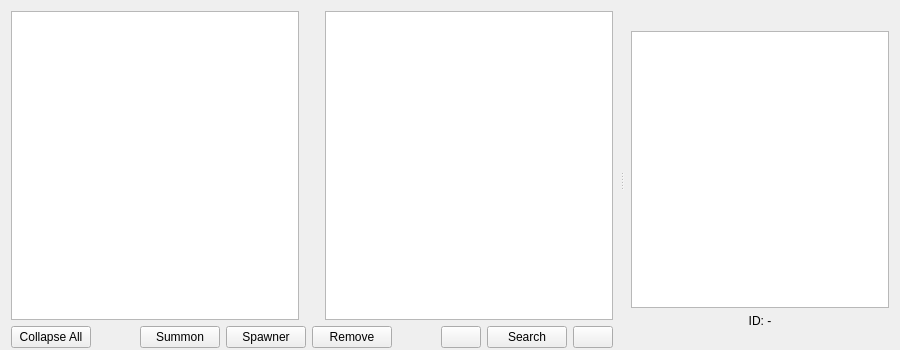
<?xml version="1.0" encoding="UTF-8"?>
<ui version="4.0">
 <class>MainTab_Chars</class>
 <widget class="QWidget" name="MainTab_Chars">
  <property name="geometry">
   <rect>
    <x>0</x>
    <y>0</y>
    <width>900</width>
    <height>350</height>
   </rect>
  </property>
  <property name="windowTitle">
   <string>Form</string>
  </property>
  <layout class="QHBoxLayout" name="horizontalLayout_2">
   <property name="spacing">
    <number>2</number>
   </property>
   <property name="bottomMargin">
    <number>2</number>
   </property>
   <item>
    <layout class="QHBoxLayout" name="horizontalLayout">
     <item>
      <widget class="QSplitter" name="splitter_img_lists">
       <property name="sizePolicy">
        <sizepolicy hsizetype="Expanding" vsizetype="Minimum">
         <horstretch>0</horstretch>
         <verstretch>0</verstretch>
        </sizepolicy>
       </property>
       <property name="orientation">
        <enum>Qt::Horizontal</enum>
       </property>
       <widget class="QWidget" name="layoutWidget_lists">
        <layout class="QGridLayout" name="gridLayout_lists" rowstretch="0,0" columnstretch="0,0,0,0">
         <item row="0" column="1">
          <spacer name="horizontalSpacer_lists">
           <property name="orientation">
            <enum>Qt::Horizontal</enum>
           </property>
           <property name="sizeType">
            <enum>QSizePolicy::Fixed</enum>
           </property>
           <property name="sizeHint" stdset="0">
            <size>
             <width>14</width>
             <height>20</height>
            </size>
           </property>
          </spacer>
         </item>
         <item row="1" column="0" colspan="3">
          <layout class="QHBoxLayout" name="horizontalLayout2_buttons">
           <item>
            <widget class="QPushButton" name="pushButton_collapseAll">
             <property name="sizePolicy">
              <sizepolicy hsizetype="Fixed" vsizetype="Fixed">
               <horstretch>0</horstretch>
               <verstretch>0</verstretch>
              </sizepolicy>
             </property>
             <property name="text">
              <string>Collapse All</string>
             </property>
            </widget>
           </item>
           <item>
            <spacer name="horizontalSpacer_4">
             <property name="orientation">
              <enum>Qt::Horizontal</enum>
             </property>
             <property name="sizeHint" stdset="0">
              <size>
               <width>40</width>
               <height>20</height>
              </size>
             </property>
            </spacer>
           </item>
           <item>
            <widget class="QPushButton" name="pushButton_summon">
             <property name="sizePolicy">
              <sizepolicy hsizetype="Fixed" vsizetype="Fixed">
               <horstretch>0</horstretch>
               <verstretch>0</verstretch>
              </sizepolicy>
             </property>
             <property name="text">
              <string>Summon</string>
             </property>
            </widget>
           </item>
           <item>
            <widget class="QPushButton" name="pushButton_spawner">
             <property name="text">
              <string>Spawner</string>
             </property>
            </widget>
           </item>
           <item>
            <widget class="QPushButton" name="pushButton_remove">
             <property name="sizePolicy">
              <sizepolicy hsizetype="Fixed" vsizetype="Fixed">
               <horstretch>0</horstretch>
               <verstretch>0</verstretch>
              </sizepolicy>
             </property>
             <property name="text">
              <string>Remove</string>
             </property>
            </widget>
           </item>
           <item>
            <spacer name="horizontalSpacer_3">
             <property name="orientation">
              <enum>Qt::Horizontal</enum>
             </property>
             <property name="sizeHint" stdset="0">
              <size>
               <width>40</width>
               <height>20</height>
              </size>
             </property>
            </spacer>
           </item>
           <item>
            <widget class="QPushButton" name="pushButton_search_back">
             <property name="sizePolicy">
              <sizepolicy hsizetype="Fixed" vsizetype="Fixed">
               <horstretch>0</horstretch>
               <verstretch>0</verstretch>
              </sizepolicy>
             </property>
             <property name="text">
              <string/>
             </property>
             <property name="icon">
              <iconset resource="../leviathan_resources.qrc">
               <normaloff>:/icons/icons/ionicons-left.svg</normaloff>:/icons/icons/ionicons-left.svg</iconset>
             </property>
            </widget>
           </item>
           <item>
            <widget class="QPushButton" name="pushButton_search">
             <property name="sizePolicy">
              <sizepolicy hsizetype="Fixed" vsizetype="Fixed">
               <horstretch>0</horstretch>
               <verstretch>0</verstretch>
              </sizepolicy>
             </property>
             <property name="text">
              <string>Search</string>
             </property>
             <property name="icon">
              <iconset resource="../leviathan_resources.qrc">
               <normaloff>:/icons/icons/ionicons-search.svg</normaloff>:/icons/icons/ionicons-search.svg</iconset>
             </property>
            </widget>
           </item>
           <item>
            <widget class="QPushButton" name="pushButton_search_next">
             <property name="sizePolicy">
              <sizepolicy hsizetype="Fixed" vsizetype="Fixed">
               <horstretch>0</horstretch>
               <verstretch>0</verstretch>
              </sizepolicy>
             </property>
             <property name="text">
              <string/>
             </property>
             <property name="icon">
              <iconset resource="../leviathan_resources.qrc">
               <normaloff>:/icons/icons/ionicons-right.svg</normaloff>:/icons/icons/ionicons-right.svg</iconset>
             </property>
            </widget>
           </item>
          </layout>
         </item>
         <item row="0" column="2">
          <widget class="QTreeView" name="treeView_objList">
           <property name="editTriggers">
            <set>QAbstractItemView::NoEditTriggers</set>
           </property>
           <property name="showDropIndicator" stdset="0">
            <bool>false</bool>
           </property>
           <property name="selectionMode">
            <enum>QAbstractItemView::SingleSelection</enum>
           </property>
           <property name="selectionBehavior">
            <enum>QAbstractItemView::SelectRows</enum>
           </property>
           <property name="sortingEnabled">
            <bool>true</bool>
           </property>
           <attribute name="headerShowSortIndicator" stdset="0">
            <bool>true</bool>
           </attribute>
          </widget>
         </item>
         <item row="0" column="0">
          <widget class="QTreeView" name="treeView_organizer">
           <property name="editTriggers">
            <set>QAbstractItemView::NoEditTriggers</set>
           </property>
           <attribute name="headerVisible">
            <bool>false</bool>
           </attribute>
           <attribute name="headerDefaultSectionSize">
            <number>18</number>
           </attribute>
           <attribute name="headerMinimumSectionSize">
            <number>18</number>
           </attribute>
          </widget>
         </item>
         <item row="0" column="3">
          <spacer name="horizontalSpacer">
           <property name="orientation">
            <enum>Qt::Horizontal</enum>
           </property>
           <property name="sizeType">
            <enum>QSizePolicy::Fixed</enum>
           </property>
           <property name="sizeHint" stdset="0">
            <size>
             <width>7</width>
             <height>20</height>
            </size>
           </property>
          </spacer>
         </item>
        </layout>
       </widget>
       <widget class="QWidget" name="layoutWidget_image">
        <layout class="QGridLayout" name="gridLayout_image">
         <property name="rightMargin">
          <number>0</number>
         </property>
         <item row="3" column="1">
          <spacer name="verticalSpacer_2">
           <property name="orientation">
            <enum>Qt::Vertical</enum>
           </property>
           <property name="sizeType">
            <enum>QSizePolicy::Minimum</enum>
           </property>
           <property name="sizeHint" stdset="0">
            <size>
             <width>20</width>
             <height>20</height>
            </size>
           </property>
          </spacer>
         </item>
         <item row="1" column="1">
          <widget class="QGraphicsView" name="graphicsView">
           <property name="sizePolicy">
            <sizepolicy hsizetype="Expanding" vsizetype="Expanding">
             <horstretch>0</horstretch>
             <verstretch>0</verstretch>
            </sizepolicy>
           </property>
           <property name="minimumSize">
            <size>
             <width>142</width>
             <height>128</height>
            </size>
           </property>
           <property name="acceptDrops">
            <bool>false</bool>
           </property>
           <property name="interactive">
            <bool>false</bool>
           </property>
           <property name="resizeAnchor">
            <enum>QGraphicsView::AnchorUnderMouse</enum>
           </property>
          </widget>
         </item>
         <item row="0" column="1">
          <spacer name="verticalSpacer">
           <property name="orientation">
            <enum>Qt::Vertical</enum>
           </property>
           <property name="sizeType">
            <enum>QSizePolicy::Minimum</enum>
           </property>
           <property name="sizeHint" stdset="0">
            <size>
             <width>20</width>
             <height>20</height>
            </size>
           </property>
          </spacer>
         </item>
         <item row="1" column="0">
          <spacer name="horizontalSpacer_2">
           <property name="orientation">
            <enum>Qt::Horizontal</enum>
           </property>
           <property name="sizeType">
            <enum>QSizePolicy::Fixed</enum>
           </property>
           <property name="sizeHint" stdset="0">
            <size>
             <width>7</width>
             <height>20</height>
            </size>
           </property>
          </spacer>
         </item>
         <item row="2" column="1">
          <widget class="QLabel" name="label_id">
           <property name="text">
            <string>ID: -</string>
           </property>
           <property name="alignment">
            <set>Qt::AlignCenter</set>
           </property>
          </widget>
         </item>
        </layout>
       </widget>
      </widget>
     </item>
    </layout>
   </item>
  </layout>
 </widget>
 <resources>
  <include location="../leviathan_resources.qrc"/>
 </resources>
 <connections/>
</ui>
